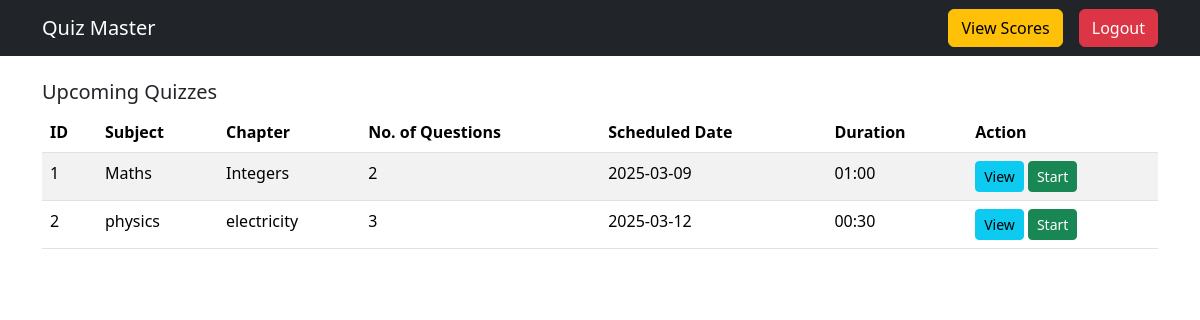
/user_dashboard (signed in), run on an earlier commit of the app's database.
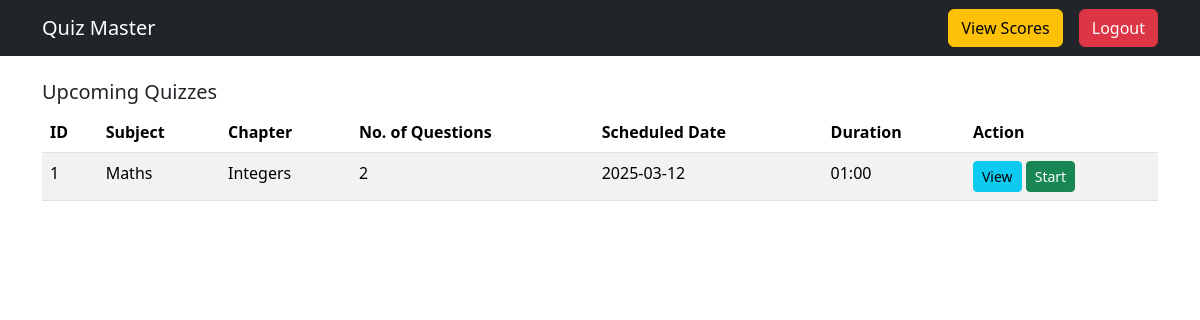
And on a later commit of the database.
### app.py (models this page shows)
class Quiz(db.Model):
    __tablename__ = 'quiz'
    QuizID = db.Column(db.Integer, primary_key=True, autoincrement=True)
    Date_of_quiz = db.Column(db.Date, nullable=False)
    Time_duration = db.Column(db.String(5), nullable=False)  # Stores "HH:MM"
    Remarks = db.Column(db.String(500))
    ChapterID = db.Column(db.Integer, db.ForeignKey('chapter.ChapterID'), nullable=False)
    QuestionsR = db.relationship('Questions', backref='quiz', lazy=True)

class Subject(db.Model):
    __tablename__ = 'subject'
    SubjectID = db.Column(db.Integer, primary_key=True, autoincrement=True)
    Subjectname = db.Column(db.String(500), nullable=False)
    Description = db.Column(db.String(500), nullable=False)

class Chapter(db.Model):
    __tablename__ = 'chapter'
    ChapterID = db.Column(db.Integer, primary_key=True, autoincrement=True)
    Chaptername = db.Column(db.String(500), nullable=False)
    Description = db.Column(db.String(500), nullable=False)
    QuizR = db.relationship('Quiz', backref='chapter', lazy=True)
    SubjectID = db.Column(db.Integer, db.ForeignKey('subject.SubjectID'), nullable=False)
    subject = db.relationship('Subject', backref='chapters')

### app.py (the view)
@app.route('/user_dashboard')
def user_dashboard():
    if 'user_id' not in session or session['role'] != 'user':
        flash("Unauthorized Access!", "danger")
        return redirect(url_for("home"))
    user = User.query.get(session['user_id'])
    subjects = Subject.query.all()
    upcoming_quizzes = []
    for subject in subjects:
        chapters = Chapter.query.filter_by(SubjectID=subject.SubjectID).all()
        for chapter in chapters:
            quizzes = Quiz.query.filter_by(ChapterID=chapter.ChapterID).all()
            for quiz in quizzes:
                upcoming_quizzes.append({
                    'quiz': quiz,
                    'chapter': chapter,
                    'subject': subject
                })
    scores = Score.query.filter_by(UserID=user.UserID).all()
    return render_template(
        "user_dashboard.html",
        user=user,
        upcoming_quizzes=upcoming_quizzes,
        scores=scores
    )

### templates/user_dashboard.html (shortened to what this page needs)
<!DOCTYPE html>
<html lang="en">
<head>
    <link href="https://cdn.jsdelivr.net/npm/bootstrap@5.3.2/dist/css/bootstrap.min.css" rel="stylesheet">
</head>
<body>
    <nav class="navbar navbar-expand-lg navbar-dark bg-dark">
        <div class="container">
            <a class="navbar-brand" href="#">Quiz Master</a>
            <div class="collapse navbar-collapse justify-content-end" id="navbarNav">
                <a href="{{ url_for('user_scores') }}" class="btn btn-warning me-3">View Scores</a>
                <a href="{{ url_for('logout') }}" class="btn btn-danger">Logout</a>
            </div>
        </div>
    </nav>
    <div class="container mt-4">
        <h5>Upcoming Quizzes</h5>
        {% if upcoming_quizzes %}
        <table class="table table-striped">
            <thead>
                <tr>
                    <th>ID</th>
                    <th>Subject</th>
                    <th>Chapter</th>
                    <th>No. of Questions</th>
                    <th>Scheduled Date</th>
                    <th>Duration</th>
                    <th>Action</th>
                </tr>
            </thead>
            <tbody>
                {% for data in upcoming_quizzes %}
                <tr>
                    <td>{{ data.quiz.QuizID }}</td>
                    <td>{{ data.subject.Subjectname }}</td>
                    <td>{{ data.chapter.Chaptername }}</td>
                    <td>{{ data.quiz.QuestionsR|length }}</td>
                    <td>{{ data.quiz.Date_of_quiz }}</td>
                    <td>{{ data.quiz.Time_duration }}</td>
                    <td>
                        <button class="btn btn-info btn-sm" data-bs-toggle="modal" data-bs-target="#viewQuiz{{ data.quiz.QuizID }}">View</button>
                        <a href="{{ url_for('start_quiz', quiz_id=data.quiz.QuizID) }}" class="btn btn-success btn-sm">Start</a>
                    </td>
                </tr>
                {% endfor %}
            </tbody>
        </table>
        {% else %}
        <p>No upcoming quizzes available.</p>
        {% endif %}
    </div>
</body>
</html>

What changed in the data, as far as the page shows it:
removed Quiz: quiz.QuizID "2", quiz.Date_of_quiz "2025-03-12", quiz.Time_duration "00:30"
removed Subject: subject.Subjectname "physics"
removed Chapter: chapter.Chaptername "electricity"
Also different on the page:
new list line: "1 2025-03-12 01:00"
new list line: "Maths"
new list line: "Integers"
new list line: "2 View Start"
list line gone: "1 2025-03-09 01:00"
list line gone: "Maths"
list line gone: "Integers"
list line gone: "2 View Start"
list line gone: "3 View Start"
